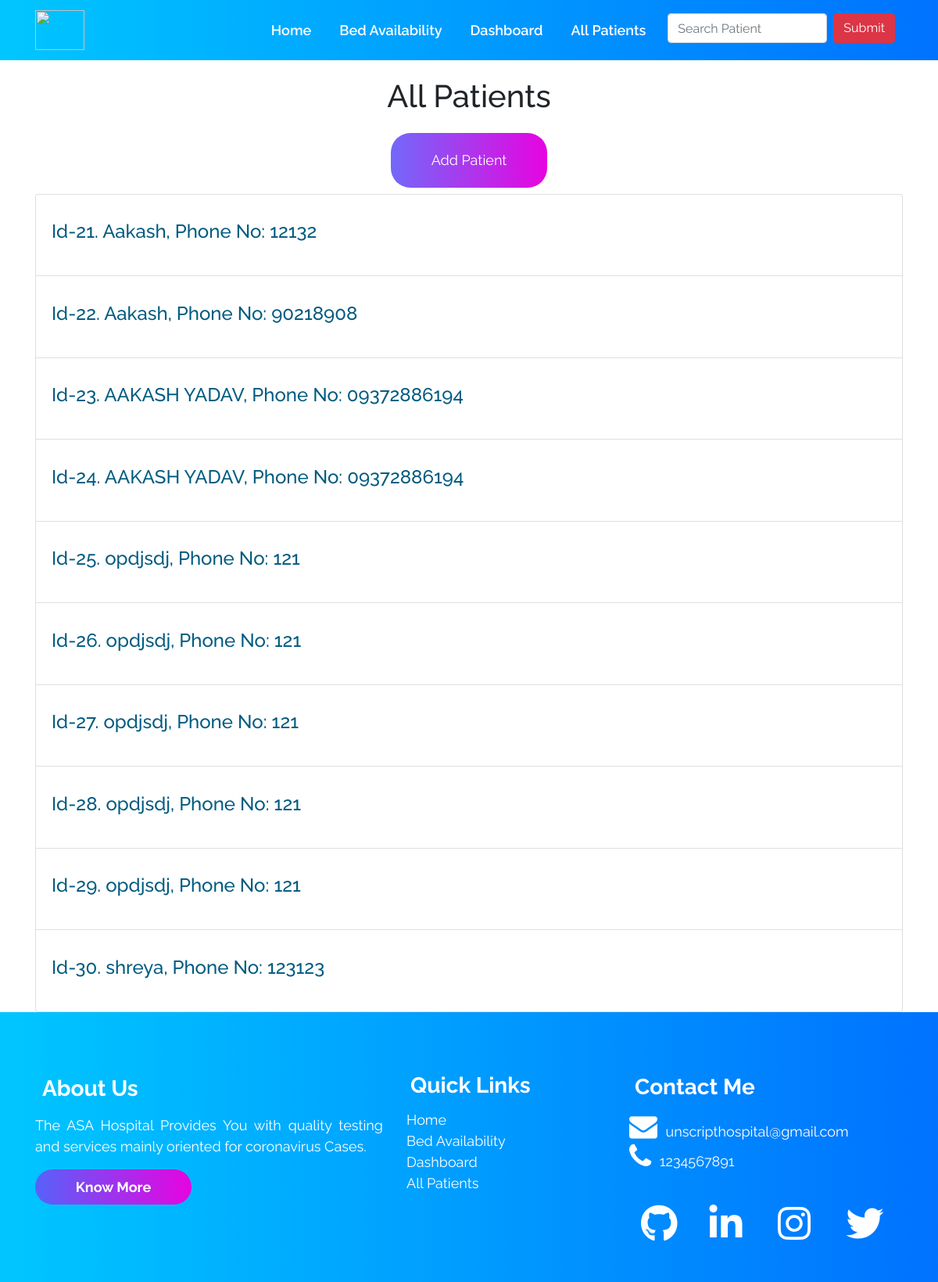
The app's page /allpatients/, older data.
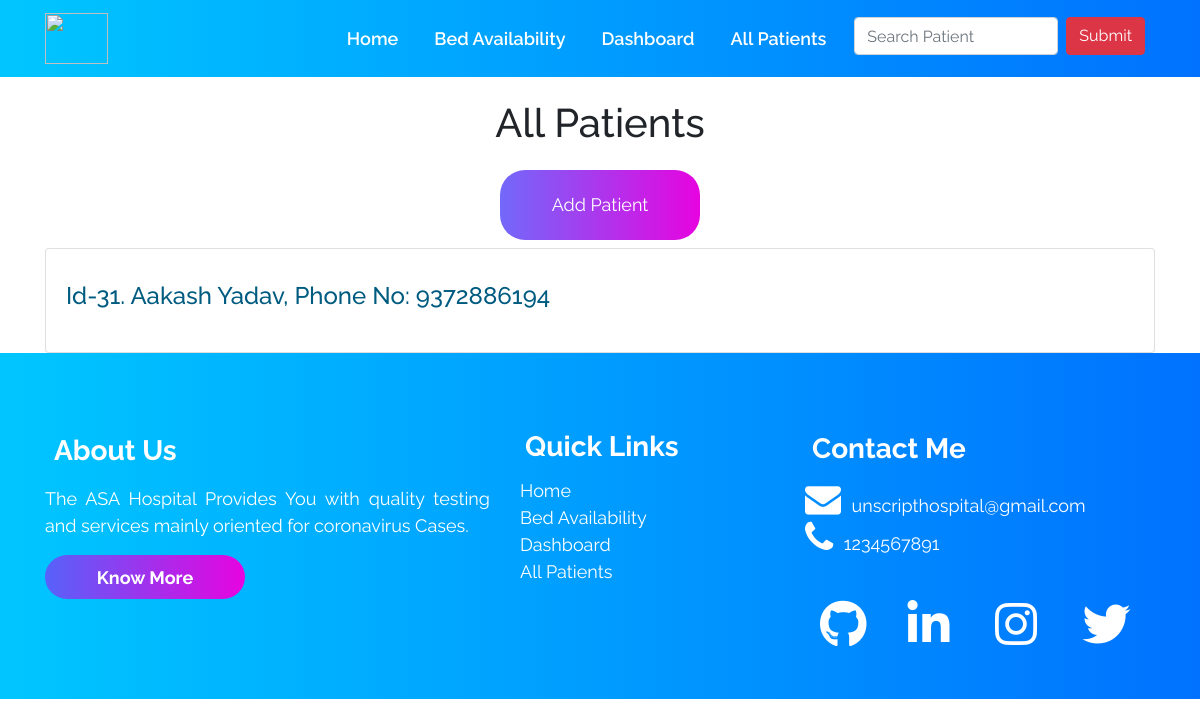
The same page, newer data.
### accounts/models.py (models this page shows, shortened)
class Patient (models.Model):
    patient_id = models.AutoField(primary_key=True)
    name = models.CharField(max_length=100)
    age = models.IntegerField()
    gender = models.CharField(max_length=10)  # Male of Female
    phone = models.CharField(max_length=13)
    address = models.TextField(max_length=1000)
    email_id = models.EmailField(max_length=254)
    date_admitted = models.DateField(auto_now=False, auto_now_add=False)
    oxygen_level = models.IntegerField(default=90)
    temperature = models.IntegerField(default=97)
    doctor = models.ForeignKey(Doctor, on_delete=models.CASCADE, default="")
    covid_test_result = models.ForeignKey(
        Result, on_delete=models.CASCADE, default="")
    room_no_and_bed_no = models.ForeignKey(
        Room, on_delete=models.CASCADE, default="")

### accounts/views.py (the view)
# urls.py: path("allpatients/", views.allpatients, name='allPatients'),
def allpatients(request):
    all_patients_query_set = Patient.objects.all()
    context = {'all_patients_query_set': all_patients_query_set}
    return render(request, 'allpatients.html', context)

### templates/allpatients.html (shortened to what this page needs)
{% extends 'innerbase.html' %}
{% load static %}
{% block cssLinks %}
<link rel="stylesheet" href="{% static 'css/allpatients.css' %}">
{% endblock %}
{% block body %}
<div class="container">
    <h1 class="text-center heading ">All Patients</h1>
    <div class="container text-center my-2">
        <a href="/addpatient">
            <button class="commonbuttons text-center">Add Patient</button>
        </a>
    </div>
    <ul class="list-group">
        {% for patient in all_patients_query_set %}
        <li class="list-group-item list-group-item-action">
            <a href="/patients/{{patient.patient_id}}" style="text-decoration: none;color:rgb(0, 91, 128);">
                <h4>Id-{{patient.patient_id}}. {{patient.name}}, Phone No: {{patient.phone}}</h4>
            </a>
        </li>
        {% empty %}
        <li class="list-group-item list-group-item-action">NO ITEMS ACCORDING TO YOUR SEARCH</li>
        {% endfor %}
    </ul>
</div>
{% endblock %}

Row changes from the older to the newer data that the page shows:
removed Patient: patient_id "21", name "Aakash", phone "12132"
removed Patient: patient_id "22", name "Aakash", phone "90218908"
removed Patient: patient_id "23", name "AAKASH YADAV", phone "09372886194"
removed Patient: patient_id "24", name "AAKASH YADAV", phone "09372886194"
removed Patient: patient_id "25", name "opdjsdj", phone "121"
removed Patient: patient_id "26", name "opdjsdj", phone "121"
removed Patient: patient_id "27", name "opdjsdj", phone "121"
removed Patient: patient_id "28", name "opdjsdj", phone "121"
removed Patient: patient_id "29", name "opdjsdj", phone "121"
removed Patient: patient_id "30", name "shreya", phone "123123"
added Patient: patient_id "31", name "Aakash Yadav", phone "9372886194"
